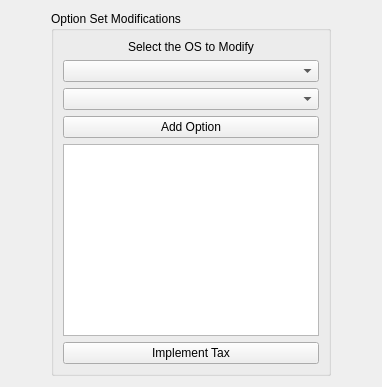
          <widget class="QWidget" name="tab_3">
           <attribute name="title">
            <string>Option Set Modifications</string>
           </attribute>
           <layout class="QGridLayout" name="gridLayout_6">
            <item row="0" column="1">
             <widget class="QGroupBox" name="optionSetModification">
              <property name="sizePolicy">
               <sizepolicy hsizetype="Expanding" vsizetype="Expanding">
                <horstretch>0</horstretch>
                <verstretch>0</verstretch>
               </sizepolicy>
              </property>
              <property name="title">
               <string>Option Set Modifications</string>
              </property>
              <layout class="QGridLayout" name="gridLayout_4">
               <item row="3" column="0" colspan="2">
                <widget class="QPushButton" name="addOS">
                 <property name="text">
                  <string>Add Option</string>
                 </property>
                </widget>
               </item>
               <item row="1" column="0" colspan="2">
                <widget class="QComboBox" name="osList"/>
               </item>
               <item row="0" column="0" colspan="2" alignment="Qt::AlignHCenter">
                <widget class="QLabel" name="labelOS">
                 <property name="text">
                  <string>Select the OS to Modify</string>
                 </property>
                </widget>
               </item>
               <item row="5" column="0" colspan="2">
                <widget class="QPushButton" name="taxImpOS">
                 <property name="text">
                  <string>Implement Tax</string>
                 </property>
                </widget>
               </item>
               <item row="2" column="0" colspan="2">
                <widget class="QComboBox" name="optionsList"/>
               </item>
               <item row="4" column="0" colspan="2">
                <widget class="QTextEdit" name="addedOS"/>
               </item>
              </layout>
             </widget>
            </item>
            <item row="0" column="2">
             <spacer name="horizontalSpacer_3">
              <property name="orientation">
               <enum>Qt::Horizontal</enum>
              </property>
              <property name="sizeHint" stdset="0">
               <size>
                <width>40</width>
                <height>20</height>
               </size>
              </property>
             </spacer>
            </item>
            <item row="0" column="0">
             <spacer name="horizontalSpacer_9">
              <property name="orientation">
               <enum>Qt::Horizontal</enum>
              </property>
              <property name="sizeHint" stdset="0">
               <size>
                <width>40</width>
                <height>20</height>
               </size>
              </property>
             </spacer>
            </item>
           </layout>
          </widget>
